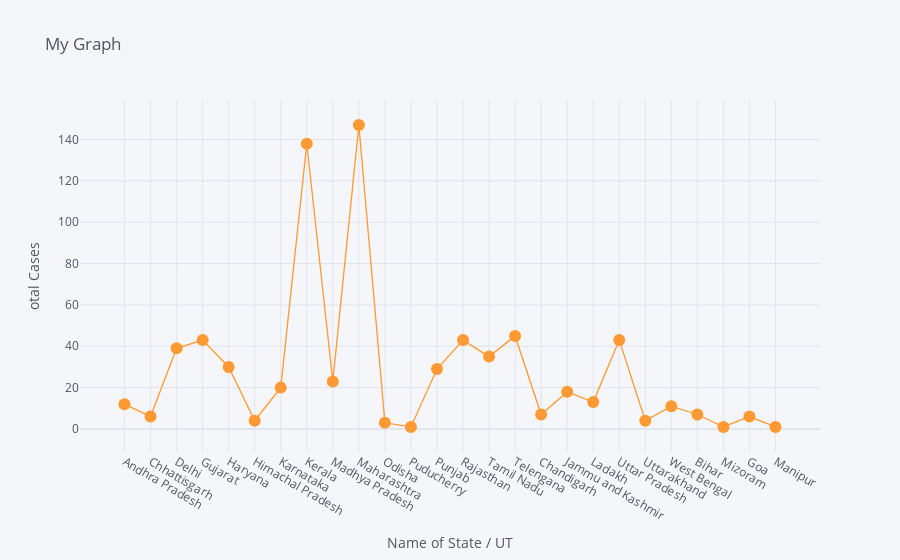
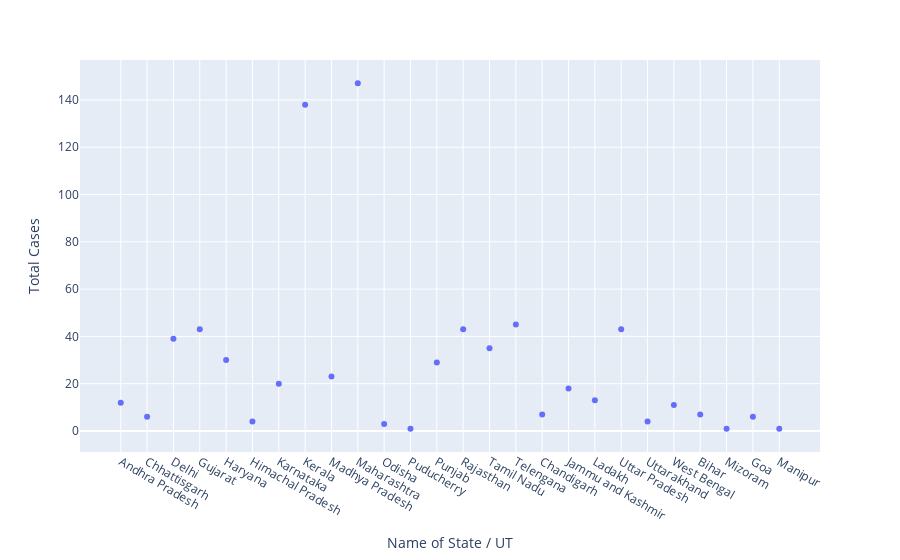

Source (notebook cell) for these figures, in order:
### Code cell
df.iplot(kind='scatter',x='Name of State / UT', y='Total Cases',mode='markers+lines',title='My Graph',xTitle='Name of State / UT',yTitle='otal Cases')
px.scatter(df,x='Name of State / UT', y='Total Cases')

### Figure 1 — Plotly figure (JSON) as saved in the notebook; plotly's stock layout.template omitted (floating-point values rounded to 4 significant figures)
{"data": [{"line": {"color": "rgba(255, 153, 51, 1.0)", "dash": "solid", "shape": "linear", "width": 1.3}, "marker": {"size": 12, "symbol": "circle"}, "mode": "markers+lines", "name": "Total Cases", "text": "", "type": "scatter", "x": ["Andhra Pradesh", "Chhattisgarh", "Delhi", "Gujarat", "Haryana", "Himachal Pradesh", "Karnataka", "Kerala", "Madhya Pradesh", "Maharashtra", "Odisha", "Puducherry", "Punjab", "Rajasthan", "Tamil Nadu", "Telengana", "Chandigarh", "Jammu and Kashmir", "Ladakh", "Uttar Pradesh", "Uttarakhand", "West Bengal", "Bihar", "Mizoram", "Goa", "Manipur"], "y": [12, 6, 39, 43, 30, 4, 20, 138, 23, 147, 3, 1, 29, 43, 35, 45, 7, 18, 13, 43, 4, 11, 7, 1, 6, 1]}], "layout": {"legend": {"bgcolor": "#F5F6F9", "font": {"color": "#4D5663"}}, "paper_bgcolor": "#F5F6F9", "plot_bgcolor": "#F5F6F9", "title": {"font": {"color": "#4D5663"}, "text": "My Graph"}, "xaxis": {"gridcolor": "#E1E5ED", "showgrid": true, "tickfont": {"color": "#4D5663"}, "title": {"font": {"color": "#4D5663"}, "text": "Name of State / UT"}, "zerolinecolor": "#E1E5ED"}, "yaxis": {"gridcolor": "#E1E5ED", "showgrid": true, "tickfont": {"color": "#4D5663"}, "title": {"font": {"color": "#4D5663"}, "text": "otal Cases"}, "zerolinecolor": "#E1E5ED"}}}

### Figure 2 — Plotly figure (JSON) as saved in the notebook; plotly's stock layout.template omitted (floating-point values rounded to 4 significant figures)
{"data": [{"hovertemplate": "Name of State / UT=%{x}<br>Total Cases=%{y}<extra></extra>", "legendgroup": "", "marker": {"color": "#636efa", "symbol": "circle"}, "mode": "markers", "name": "", "orientation": "v", "showlegend": false, "type": "scatter", "x": ["Andhra Pradesh", "Chhattisgarh", "Delhi", "Gujarat", "Haryana", "Himachal Pradesh", "Karnataka", "Kerala", "Madhya Pradesh", "Maharashtra", "Odisha", "Puducherry", "Punjab", "Rajasthan", "Tamil Nadu", "Telengana", "Chandigarh", "Jammu and Kashmir", "Ladakh", "Uttar Pradesh", "Uttarakhand", "West Bengal", "Bihar", "Mizoram", "Goa", "Manipur"], "xaxis": "x", "y": [12, 6, 39, 43, 30, 4, 20, 138, 23, 147, 3, 1, 29, 43, 35, 45, 7, 18, 13, 43, 4, 11, 7, 1, 6, 1], "yaxis": "y"}], "layout": {"legend": {"tracegroupgap": 0}, "margin": {"t": 60}, "xaxis": {"anchor": "y", "domain": [0, 1], "title": {"text": "Name of State / UT"}}, "yaxis": {"anchor": "x", "domain": [0, 1], "title": {"text": "Total Cases"}}}}
